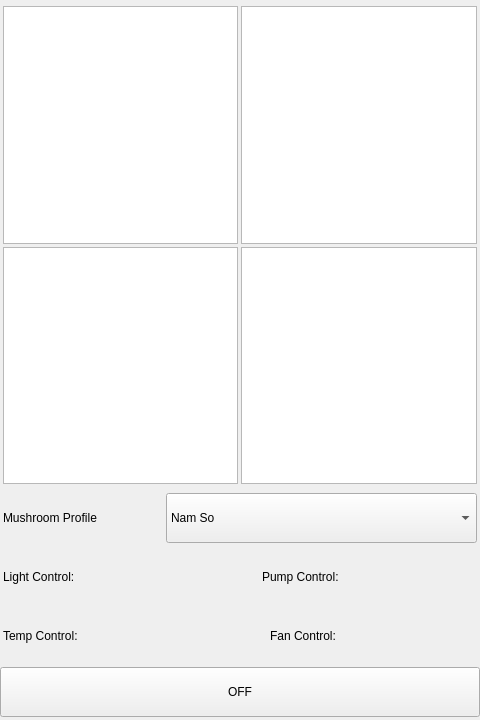
<?xml version="1.0" encoding="UTF-8"?>
<ui version="4.0">
 <class>MushroomView</class>
 <widget class="QWidget" name="MushroomView">
  <property name="geometry">
   <rect>
    <x>0</x>
    <y>0</y>
    <width>480</width>
    <height>720</height>
   </rect>
  </property>
  <property name="sizePolicy">
   <sizepolicy hsizetype="Preferred" vsizetype="Preferred">
    <horstretch>0</horstretch>
    <verstretch>0</verstretch>
   </sizepolicy>
  </property>
  <property name="minimumSize">
   <size>
    <width>480</width>
    <height>720</height>
   </size>
  </property>
  <property name="windowTitle">
   <string>Form</string>
  </property>
  <layout class="QVBoxLayout" name="verticalLayout">
   <property name="spacing">
    <number>3</number>
   </property>
   <property name="leftMargin">
    <number>0</number>
   </property>
   <property name="topMargin">
    <number>3</number>
   </property>
   <property name="rightMargin">
    <number>0</number>
   </property>
   <property name="bottomMargin">
    <number>3</number>
   </property>
   <item>
    <layout class="QGridLayout" name="gridLayout">
     <property name="leftMargin">
      <number>3</number>
     </property>
     <property name="topMargin">
      <number>3</number>
     </property>
     <property name="rightMargin">
      <number>3</number>
     </property>
     <property name="bottomMargin">
      <number>3</number>
     </property>
     <property name="spacing">
      <number>3</number>
     </property>
     <item row="0" column="0">
      <widget class="QGraphicsView" name="graphicsView_0">
       <property name="minimumSize">
        <size>
         <width>234</width>
         <height>234</height>
        </size>
       </property>
       <property name="verticalScrollBarPolicy">
        <enum>Qt::ScrollBarAlwaysOff</enum>
       </property>
       <property name="horizontalScrollBarPolicy">
        <enum>Qt::ScrollBarAlwaysOff</enum>
       </property>
      </widget>
     </item>
     <item row="1" column="0">
      <widget class="QGraphicsView" name="graphicsView_2">
       <property name="minimumSize">
        <size>
         <width>234</width>
         <height>234</height>
        </size>
       </property>
       <property name="verticalScrollBarPolicy">
        <enum>Qt::ScrollBarAlwaysOff</enum>
       </property>
       <property name="horizontalScrollBarPolicy">
        <enum>Qt::ScrollBarAlwaysOff</enum>
       </property>
      </widget>
     </item>
     <item row="0" column="1">
      <widget class="QGraphicsView" name="graphicsView_1">
       <property name="minimumSize">
        <size>
         <width>234</width>
         <height>234</height>
        </size>
       </property>
       <property name="verticalScrollBarPolicy">
        <enum>Qt::ScrollBarAlwaysOff</enum>
       </property>
       <property name="horizontalScrollBarPolicy">
        <enum>Qt::ScrollBarAlwaysOff</enum>
       </property>
      </widget>
     </item>
     <item row="1" column="1">
      <widget class="QGraphicsView" name="graphicsView_3">
       <property name="minimumSize">
        <size>
         <width>234</width>
         <height>234</height>
        </size>
       </property>
       <property name="verticalScrollBarPolicy">
        <enum>Qt::ScrollBarAlwaysOff</enum>
       </property>
       <property name="horizontalScrollBarPolicy">
        <enum>Qt::ScrollBarAlwaysOff</enum>
       </property>
      </widget>
     </item>
    </layout>
   </item>
   <item>
    <layout class="QHBoxLayout" name="hL_1" stretch="0,0">
     <property name="leftMargin">
      <number>3</number>
     </property>
     <property name="topMargin">
      <number>3</number>
     </property>
     <property name="rightMargin">
      <number>3</number>
     </property>
     <property name="bottomMargin">
      <number>3</number>
     </property>
     <item>
      <widget class="QLabel" name="label">
       <property name="sizePolicy">
        <sizepolicy hsizetype="Preferred" vsizetype="Preferred">
         <horstretch>0</horstretch>
         <verstretch>0</verstretch>
        </sizepolicy>
       </property>
       <property name="minimumSize">
        <size>
         <width>160</width>
         <height>50</height>
        </size>
       </property>
       <property name="text">
        <string>Mushroom Profile   </string>
       </property>
      </widget>
     </item>
     <item>
      <widget class="QComboBox" name="comboBox">
       <property name="sizePolicy">
        <sizepolicy hsizetype="Expanding" vsizetype="Fixed">
         <horstretch>0</horstretch>
         <verstretch>0</verstretch>
        </sizepolicy>
       </property>
       <property name="minimumSize">
        <size>
         <width>0</width>
         <height>50</height>
        </size>
       </property>
       <item>
        <property name="text">
         <string>Nam So</string>
        </property>
       </item>
       <item>
        <property name="text">
         <string>Nam Moc Nhi</string>
        </property>
       </item>
      </widget>
     </item>
    </layout>
   </item>
   <item>
    <layout class="QHBoxLayout" name="hL_2" stretch="0,0,0">
     <property name="leftMargin">
      <number>3</number>
     </property>
     <property name="topMargin">
      <number>3</number>
     </property>
     <property name="rightMargin">
      <number>3</number>
     </property>
     <property name="bottomMargin">
      <number>3</number>
     </property>
     <item>
      <widget class="QLabel" name="label_2">
       <property name="sizePolicy">
        <sizepolicy hsizetype="Preferred" vsizetype="Preferred">
         <horstretch>0</horstretch>
         <verstretch>0</verstretch>
        </sizepolicy>
       </property>
       <property name="minimumSize">
        <size>
         <width>120</width>
         <height>50</height>
        </size>
       </property>
       <property name="text">
        <string>Light Control: </string>
       </property>
      </widget>
     </item>
     <item>
      <spacer name="horizontalSpacer">
       <property name="orientation">
        <enum>Qt::Horizontal</enum>
       </property>
       <property name="sizeType">
        <enum>QSizePolicy::Fixed</enum>
       </property>
       <property name="sizeHint" stdset="0">
        <size>
         <width>40</width>
         <height>20</height>
        </size>
       </property>
      </spacer>
     </item>
     <item>
      <widget class="QLabel" name="label_4">
       <property name="minimumSize">
        <size>
         <width>120</width>
         <height>50</height>
        </size>
       </property>
       <property name="text">
        <string>Pump Control: </string>
       </property>
      </widget>
     </item>
    </layout>
   </item>
   <item>
    <layout class="QHBoxLayout" name="hL_3" stretch="0,0,0">
     <property name="spacing">
      <number>20</number>
     </property>
     <property name="leftMargin">
      <number>3</number>
     </property>
     <property name="topMargin">
      <number>3</number>
     </property>
     <property name="rightMargin">
      <number>3</number>
     </property>
     <property name="bottomMargin">
      <number>3</number>
     </property>
     <item>
      <widget class="QLabel" name="label_5">
       <property name="minimumSize">
        <size>
         <width>120</width>
         <height>50</height>
        </size>
       </property>
       <property name="text">
        <string>Temp Control:   </string>
       </property>
      </widget>
     </item>
     <item>
      <spacer name="horizontalSpacer_2">
       <property name="orientation">
        <enum>Qt::Horizontal</enum>
       </property>
       <property name="sizeType">
        <enum>QSizePolicy::Fixed</enum>
       </property>
       <property name="sizeHint" stdset="0">
        <size>
         <width>40</width>
         <height>20</height>
        </size>
       </property>
      </spacer>
     </item>
     <item>
      <widget class="QLabel" name="label_3">
       <property name="minimumSize">
        <size>
         <width>140</width>
         <height>50</height>
        </size>
       </property>
       <property name="text">
        <string>Fan Control:</string>
       </property>
      </widget>
     </item>
    </layout>
   </item>
   <item>
    <layout class="QHBoxLayout" name="hL_4">
     <item>
      <widget class="QPushButton" name="updateBtn">
       <property name="minimumSize">
        <size>
         <width>0</width>
         <height>50</height>
        </size>
       </property>
       <property name="text">
        <string>OFF</string>
       </property>
      </widget>
     </item>
    </layout>
   </item>
  </layout>
 </widget>
 <resources/>
 <connections/>
</ui>
